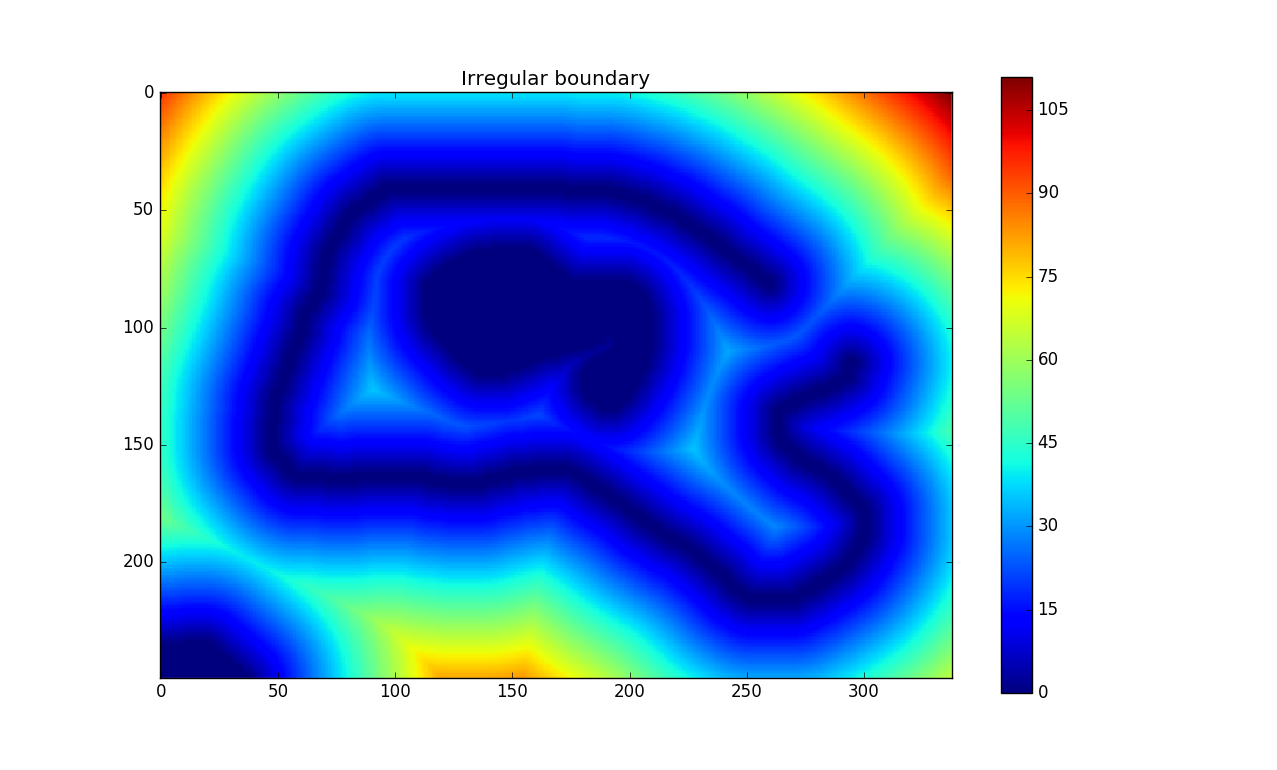

Source code (Python):
import matplotlib.pyplot as plt
import pyfmm


my_image = plt.imread('irregular_boundary.png')
solution = pyfmm.march(my_image[:,:,0] == 0, batch_size=10)[0]

plt.imshow(solution, interpolation='None')
plt.colorbar()
plt.title('Irregular boundary')
plt.show()
